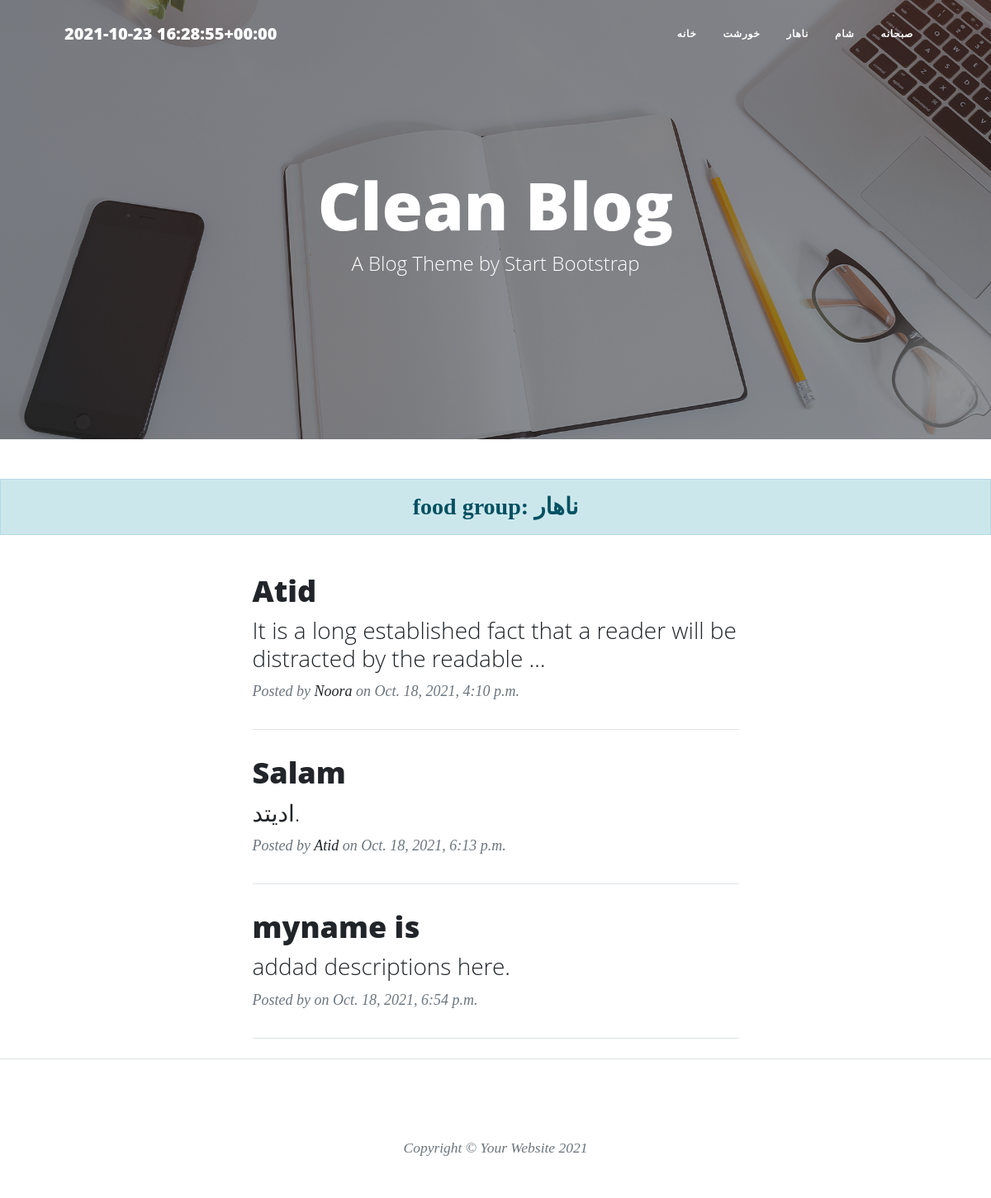
/articles/nahar, run on an earlier commit of the app's database.
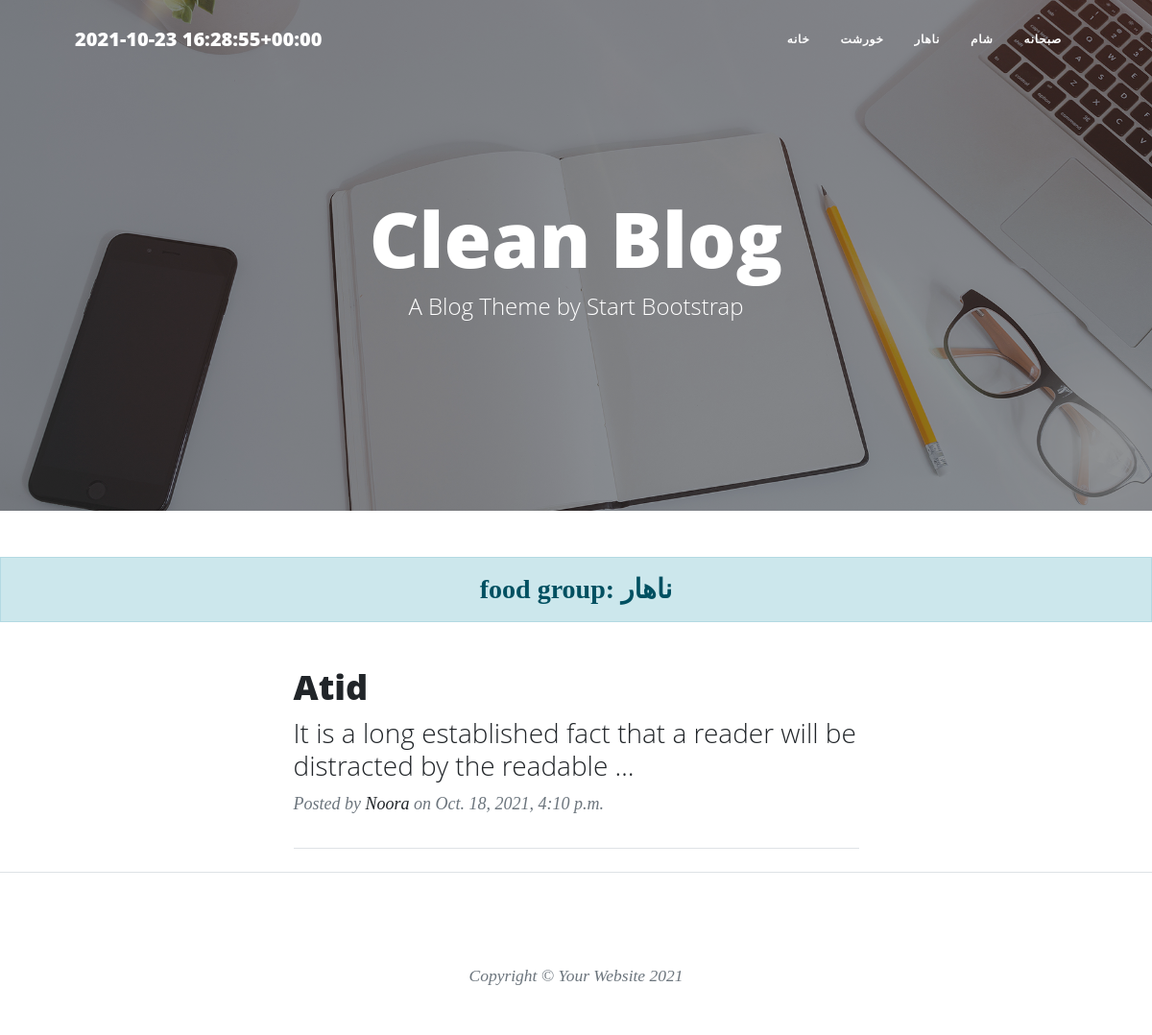
And on a later commit of the database.
### food/models.py (models this page shows, shortened)
class Category(models.Model):
    parent = models.ForeignKey('self', null=True, default=None, blank=True, on_delete=models.SET_NULL, related_name='children')
    name = models.CharField(max_length=20)
    slug = models.CharField(max_length=20)
    class Meta:
        verbose_name = 'گروه'
        verbose_name_plural = 'گروه‌ ها'

class foodModels(models.Model):
    RATE = (
        ('3','Very good'),
        ('2', 'Good'),
        ('1','Bad'),
    )
    AUTH = (
        ('Admins',(
            ('Atid','Atid'),
            ('Rahmat','Rahmat'),
            ('Noora','Noora'),
        )),
        ('Normal people',(
            ('Yasin','Yasin'),
            ('Ebne','Ebne')
        )),
    )
    user = models.ForeignKey(User, null=True, on_delete=models.SET_NULL,default='User.id',related_name='author', verbose_name='نویسنده')
    name = models.CharField(max_length=20)
    slug = models.SlugField(max_length=20)
    desc = models.TextField(default="add descriptions here.")
    rate = models.CharField(max_length=1, choices=RATE)
    auth = models.CharField(max_length=20, choices=AUTH)  # special feature
    date = models.DateTimeField(default=timezone.now)
    categ = models.ManyToManyField(Category, related_name='categs')
    img = models.ImageField(upload_to='foodPics/')
    special_article = models.BooleanField(default=False, verbose_name="مقاله‌ی ویژه")
    check = models.BooleanField(default=False, verbose_name="آیا اجازه انتشار می‌دهید؟")
    class Meta:
        verbose_name = 'غذا'
        verbose_name_plural = 'غذاها'
    objects = manageFood()
    def categ_to_str(self):
        return ", ".join([Category.name for Category in self.categ.all()])
    categ_to_str.short_description = 'Category'

### food/views.py (the view)
# urls.py: path('articles/<slug:categID>', CategoryShow.as_view(), name='categClass'),
class CategoryShow(generic.ListView):
    template_name = 'category.html'
    paginate_by = 3
    def get_queryset(self):
        global categories
        slug = self.kwargs.get('categID')
        categories = get_object_or_404(Category, slug=slug)
        return foodModels.objects.all()
    def get_context_data(self, **kwargs):
        context = super().get_context_data(**kwargs)
        context['catp'] = categories
        return context

### food/templatetags/base_tag.py (called while the page is built)
@register.simple_tag()
def showTime():
    return timezone.now()

@register.inclusion_tag('categ_tags.html')
def profCateg():
    return {
        'cat': Category.objects.all()
    }

### templates/category.html
{% extends 'base.html' %}
{% load static %}
{% block content %}
        <link href="{% static 'css/styles.css' %}" rel="stylesheet" />
        <header class="masthead" style="background-image: url('{% static 'assets/img/home-bg.jpg' %}')">
            <div class="container position-relative px-4 px-lg-5">
                <div class="row gx-4 gx-lg-5 justify-content-center">
                    <div class="col-md-10 col-lg-8 col-xl-7">
                        <div class="site-heading">
                            <h1>Clean Blog</h1>
                            <span class="subheading">A Blog Theme by Start Bootstrap</span>
                        </div>
                    </div>
                </div>
            </div>
        </header>
    <h3 class="alert alert-primary text-center myfont">food group: {{ catp.name }}</h3>
        <div class="container px-4 px-lg-5">
            <div class="row gx-4 gx-lg-5 justify-content-center">
                <div class="col-md-10 col-lg-8 col-xl-7">
                    {% for food in catp.categs.all %}
                    <div class="post-preview">
                        <a href="{% url 'foodUrl:detailView' food.slug %}">
                            <h2 class="post-title">{{ food.name }}</h2>
                            <h3 class="post-subtitle">{{ food.desc | truncatewords:15 }}</h3>
                        </a>
                        <p class="post-meta">
                            Posted by
                            <a href="#!">{{ food.auth }}</a>
                            on {{ food.date }}
                        </p>
                    </div>
                    <hr class="my-4" />
                    {% endfor %}
                </div>
            </div>
        </div>
 {% endblock %}

### templates/categ_tags.html
<div class="collapse navbar-collapse myfont" id="navbarResponsive">
    <ul class="navbar-nav ms-auto py-4 py-lg-0">
        <li class="nav-item"><a class="nav-link px-lg-3 py-3 py-lg-4" href="{% url 'foodUrl:home' %}">خانه</a></li>
        {% for cat in cat %}
        {% if cat.parent == None %}
            <li class="nav-item"><a class="nav-link px-lg-3 py-3 py-lg-4" href="{% url 'foodUrl:categClass' cat.slug%}">{{ cat.name }}</a></li>
        {% endif %}
        {% endfor %}
    </ul>
</div>

What changed in the data, as far as the page shows it:
removed foodModels: name "Salam", desc "ادیتد.", auth "Atid", date "Oct. 18, 2021, 6:13 p.m."
removed foodModels: name "myname is", desc "addad descriptions here.", date "Oct. 18, 2021, 6:54 p.m."
